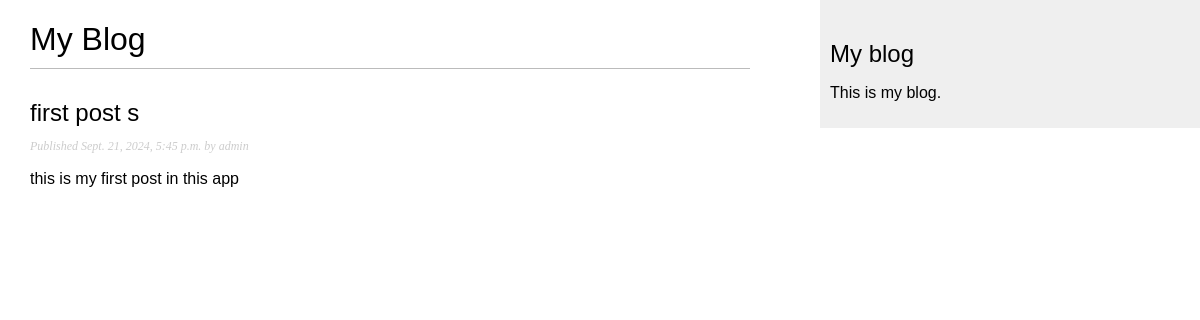
The page /blog/2024/9/21/first_blog/ on the database its author committed.
### blog/models.py (models this page shows, shortened)
class Post(models.Model):
    class Status(models.TextChoices):
        DRAFT = 'DF','Draft'
        PUBLISHED = 'PB','Published'
    title = models.CharField(max_length=120)
    slug = models.SlugField(
        max_length=250,
        unique_for_date='publish'
    )
    author = models.ForeignKey(
        settings.AUTH_USER_MODEL,
        on_delete=models.CASCADE,
        related_name='blog_posts')
    body = models.TextField()
    publish = models.DateTimeField(default=timezone.now)
    created = models.DateTimeField(auto_now_add=True)
    updated = models.DateTimeField(auto_now=True)
    status = models.CharField(
        max_length=2,
        choices=Status,
        default=Status.DRAFT
    )
    objects = models.Manager()
    published = PublishedManager()
    class Meta:
        ordering = ['-publish']
        indexes = [
            models.Index(fields=['-publish'])
        ]

### blog/views.py (the view)
# urls.py: path('<int:year>/<int:month>/<int:day>/<slug:post>/',post_detail,name='post_detail'),
def post_detail(request, year, month, day, post):
    post1 = get_object_or_404(
        Post,
        status=Post.Status.PUBLISHED,
        slug=post,
        publish__year=year,
        publish__month=month,
        publish__day=day)
    return render(
        request,
        'blog/post/detail.html',
        {'post': post1}
    )

### blog/templates/blog/post/detail.html (shortened to what this page needs)
{% extends "blog/base.html" %}
{% block content %}
  <h1>My Blog</h1>
    <h2>
        {{ post.title }}
    </h2>
    <p class="date">
      Published {{ post.publish }} by {{ post.author }}
    </p>
    {{ post.body|truncatewords:30|linebreaks }}
{% endblock %}

### blog/static/css/blog.css (style rules this page uses)
body { margin:0; padding:0; font-family:helvetica, sans-serif; }
h1 { font-weight:normal; border-bottom:1px solid #bbb; padding:0 0 10px 0; }
h2 { font-weight:normal; margin:30px 0 0; }
p.date { color:#ccc; font-family: georgia, serif; font-size: 12px; font-style: italic; }

### rows shown on the page
Post: title "first post s", publish "Sept. 21, 2024, 5:45 p.m.", author "admin", body "this is my first post in this app"
